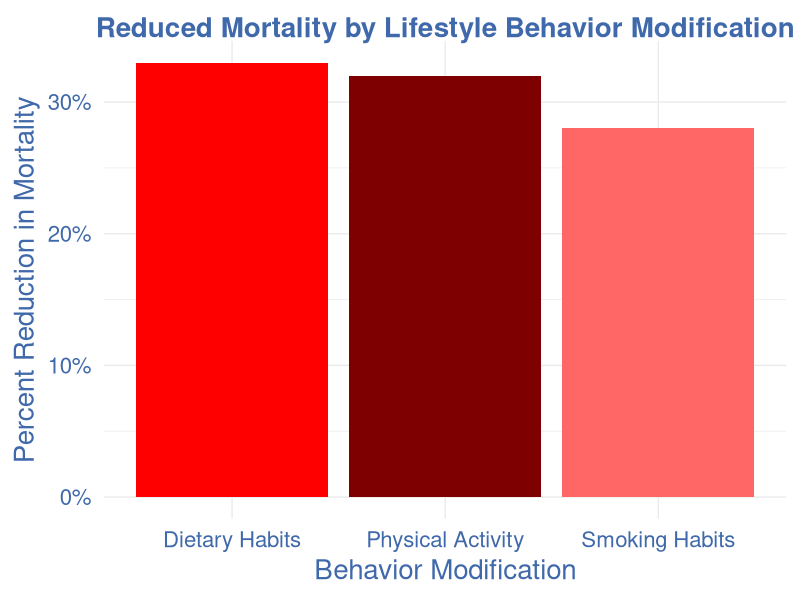

The R script that drew this image:
#Install Packages
list.of.packages <- c("ggplot2", "ggthemes")
new.packages <- list.of.packages[!(list.of.packages %in% installed.packages()[,"Package"])]
if(length(new.packages)) install.packages(new.packages)
lapply(list.of.packages, require, character.only = TRUE)

## theme

# https://material.io/design/color/the-color-system.html#tools-for-picking-colors
pal_heart <- c("#ff0000", "#7f0000", "#ff6666",  "#ffb2b2", "#E9967A","#A52A2A")
blue_heart <- "#3F69AA"

############# color pieces!
scale_fill_heart <- function(){
  
  structure(list(
    scale_fill_manual(values=pal_heart)
  ))
}

scale_color_discrete_heart <- function(){
  
  structure(list(
    scale_color_manual(values=pal_heart)
  ))
}

scale_color_continuous_heart <- function(){
  
  structure(list(
    scale_color_gradientn(colours = pal_heart)
  ))
}
##################################

theme_heart <- function(base_size = 20, base_family = "Helvetica",
                        base_line_size = base_size / 42,
                        base_rect_size = base_size / 42) {
  # Starts with theme_bw and remove most parts
  theme_bw(
    base_size = base_size,
    base_family = base_family,
    base_line_size = base_line_size,
    base_rect_size = base_rect_size
  ) %+replace%
    theme(
      axis.ticks      = element_blank(),
      axis.text       = element_text(size = 16,color=blue_heart),
      axis.title = element_text(color = blue_heart),
      legend.background = element_blank(),
      legend.key        = element_blank(),
      legend.title = element_blank(),
      panel.background   = element_blank(),
      panel.border      = element_blank(),
      strip.background  = element_blank(),
      plot.title = element_text(color = blue_heart, face = "bold"),
      plot.background   = element_blank(),
      
      complete = TRUE
    )
}

#Use stringr to modify titles 
library(stringr)
# Set working directory
setwd("~/Documents/GradSchool/MSDS455/git_repos/MSDS455_Charlie/data")
data <- read.table(file="mortality_reduction.csv",sep=",",stringsAsFactors=FALSE,header=TRUE,quote="'")

# Simple bar graph
setwd("~/Documents/GradSchool/MSDS455/git_repos/MSDS455_Charlie/visualizations")
png(file = "slide_11_mortality_reduction.png",width = 1000, height = 1000) 
ggplot_object <- ggplot(data=data,
                        aes(x=Behavior, y=Mortality)) +
  geom_bar(aes(fill = Behavior), position = "dodge", stat="identity") +
  theme_heart() +
  scale_fill_heart() +
  ggtitle("Reduced Mortality by Lifestyle Behavior Modification") +
  xlab("Behavior Modification") + 
  ylab("Percent Reduction in Mortality") +
  scale_y_continuous(labels = scales::percent_format(accuracy = 1)) +
  theme(legend.position="none")
print(ggplot_object)
dev.off()
